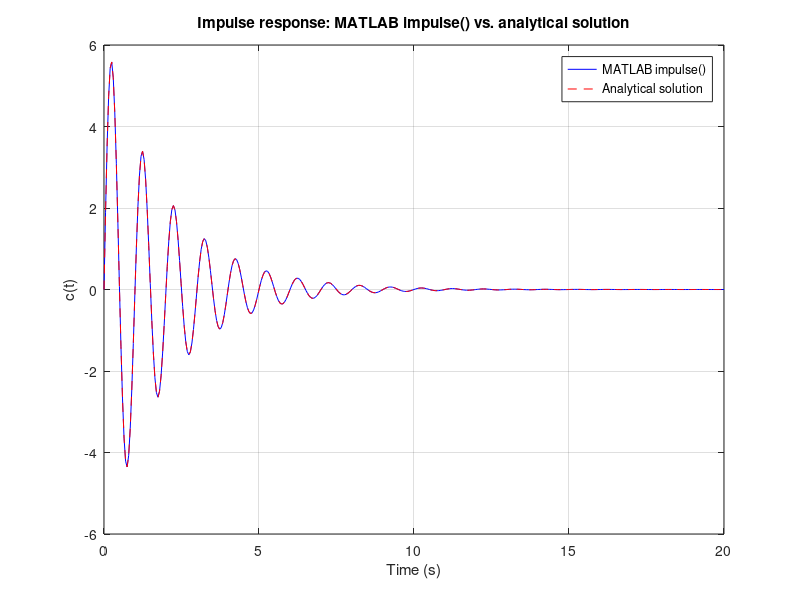

Source code (MATLAB):
%[text] # Second-Order Model: Transfer Function and Impulse Response
%[text] We derive the impulse response of a canonical underdamped second-order model by hand, then verify the result by overlaying the analytical solution on MATLAB's `impulse()` response.
%%
%[text] ## Analytical solution to the impulse response
%[text] We consider one of the canonical forms of an underdamped second-order transfer function
%[text] $G(s) = K\_{dc} \\frac{\\omega\_n^2}{(s+\\zeta \\omega\_n)^2 + \\omega\_d^2}$
%[text] where $\\zeta \\omega\_n$ is the real part of the complex poles and $\\omega\_d$ is the imaginary part of the complex poles.
%[text] We write it in this form so that the DC gain of the system is $K\_{dc}$. To see this, recall that $\\omega\_d = \\omega\_n \\sqrt{1-\\zeta^2}$, so $(\\zeta \\omega\_n)^2 + \\omega\_d^2 = \\omega\_n^2$ and
%[text] $\\lim\_{s \\rightarrow 0} G(s) = K\_{dc} \\frac{\\omega\_n^2}{(\\zeta \\omega\_n)^2 + \\omega\_d^2} = K\_{dc}$
%[text] The impulse response of this model is the inverse Laplace transform of the transfer function,
%[text] $c(t) = \\mathcal{L}^{-1} \[ G(s) \]$
%[text] We use the Laplace transform pair
%[text] $\\mathcal{L} \\left\[ e^{-at} \\sin(bt) \\right\] = \\frac{b}{(s+a)^2 + b^2}$
%[text] with $a = \\zeta \\omega\_n$ and $b = \\omega\_d$. Factoring $G(s)$ so that the numerator matches the pair,
%[text] $c(t) = \\mathcal{L}^{-1} \\left\[ K\_{dc} \\left( \\frac{\\omega\_n^2}{\\omega\_d} \\right) \\frac{\\omega\_d}{(s+\\zeta \\omega\_n)^2 + \\omega\_d^2} \\right\] = K\_{dc} \\left( \\frac{\\omega\_n^2}{\\omega\_d} \\right) e^{-\\zeta \\omega\_n t} \\sin(\\omega\_d t)$
%[text] or, written in terms of the real and imaginary parts of the poles,
%[text] $c(t) = K\_{dc} \\left( \\frac{(\\zeta \\omega\_n)^2 + \\omega\_d^2}{\\omega\_d} \\right) e^{-\\zeta \\omega\_n t} \\sin(\\omega\_d t)$
%[text] The constant expressed in other forms using the relations $\\omega\_d = \\omega\_n \\sqrt{1-\\zeta^2}$ and $\\omega\_n^2 = (\\zeta \\omega\_n)^2 + \\omega\_d^2$, which give two more equivalent forms:
%[text] $c(t) = K\_{dc} \\left( \\frac{\\omega\_n}{\\sqrt{1-\\zeta^2}} \\right) e^{-\\zeta \\omega\_n t} \\sin(\\omega\_d t)$
%[text] $c(t) = K\_{dc} \\left( \\frac{\\sqrt{(\\zeta \\omega\_n)^2 + \\omega\_d^2}}{\\sqrt{1-\\zeta^2}} \\right) e^{-\\zeta \\omega\_n t} \\sin(\\omega\_d t)$
%[text] **Example.** Consider the system with $\\zeta \\omega\_n = 0.5$ and $\\omega\_d = 2\\pi$ rad/s, modeled by the transfer function
%[text] $G(s) = K\_{dc} \\frac{0.5^2 + (2\\pi)^2}{(s+0.5)^2 + (2\\pi)^2}$
%[text] which has the impulse response
%[text] $c(t) = K\_{dc} \\left( \\frac{0.5^2 + (2\\pi)^2}{2\\pi} \\right) e^{-0.5\\,t} \\sin(2\\pi\\,t)$
%%
%[text] ## Verify with MATLAB
%[text] Build the example transfer function from the pole parameters. The real part of the pole pair is $\\zeta \\omega\_n$, the imaginary part is $\\omega\_d$, and we take $K\_{dc} = 1$.
zwn = 0.5;      % zeta*omega_n, real part of the poles
wd  = 2*pi;     % omega_d, imaginary part of the poles (rad/s)
Kdc = 1;        % DC gain
%[text] The denominator $(s+\\zeta \\omega\_n)^2 + \\omega\_d^2$ expands to $s^2 + 2\\zeta \\omega\_n s + (\\zeta \\omega\_n)^2 + \\omega\_d^2$. We build it with `conv()` for the squared term and add $\\omega\_d^2$ to the constant coefficient.
num = Kdc*(zwn^2 + wd^2);
den = conv([1 zwn], [1 zwn]) + [0 0 wd^2];
G = tf(num, den)
%[text] Check that the DC gain is $K\_{dc}$, as designed.
dcgain(G)
%%
%[text] Plot MATLAB's impulse response, then overlay the analytical solution on the same time vector.
[c_matlab, tt] = impulse(G);
c_analytic = Kdc*(zwn^2 + wd^2)/wd * exp(-zwn*tt) .* sin(wd*tt);

figure(1)
clf()
plot(tt, c_matlab, 'b-')
hold on
plot(tt, c_analytic, 'r--')
hold off
grid on
xlabel('Time (s)')
ylabel('c(t)')
title('Impulse response: MATLAB impulse() vs. analytical solution')
legend('MATLAB impulse()', 'Analytical solution', 'Location', 'northeast')
%[text] The two curves lie on top of each other. 
max(abs(c_matlab - c_analytic))

%[appendix]{"version":"1.0"}
%---
%[metadata:view]
%   data: {"layout":"inline"}
%---
